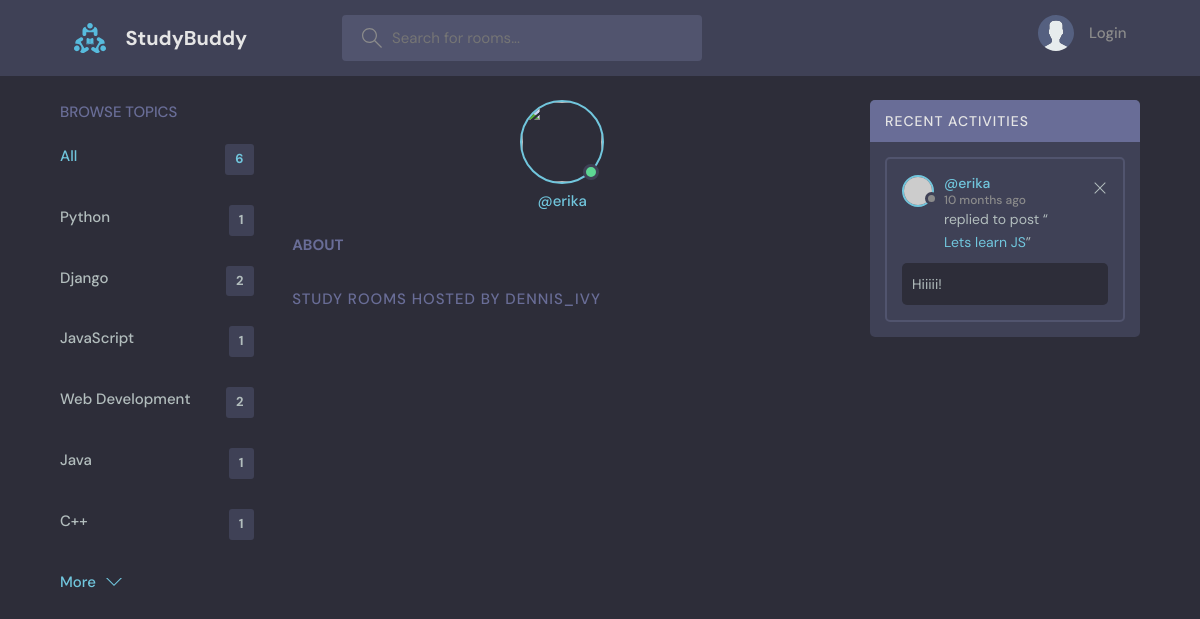
Screenshot of /profile/4 with the database file from the repository.
### base_app/models.py (models this page shows, shortened)
class Topic(models.Model):
    name = models.CharField(max_length=200)

class Message(models.Model):
    user = models.ForeignKey(User, on_delete=models.CASCADE)
    room = models.ForeignKey(Room, on_delete=models.CASCADE)
    body = models.TextField()
    updated = models.DateTimeField(auto_now=True)
    created = models.DateTimeField(auto_now_add=True)   #field change only the first time
    class Meta:
        ordering = ['-updated', '-created']
    def __str__(self) -> str:
        return self.body[0:50]

class Room(models.Model):       #OEM: id gets created automatically
    host = models.ForeignKey(User, on_delete=models.SET_NULL, null=True)
    topic = models.ForeignKey(Topic, on_delete=models.SET_NULL, null=True)
    name = models.CharField(max_length=200)
    description = models.TextField(null=True, blank=True)
    participants = models.ManyToManyField(User, related_name='participants', blank=True)    #OEM: See what is the role of related_name
    updated = models.DateTimeField(auto_now=True)
    created = models.DateTimeField(auto_now_add=True)   #field change only the first time##
    class Meta:
        ordering = ['-updated', '-created']     #This specifies the order in which the rows will appear (if we remove '-' it will be from the oldest to the newest)
    def __str__(self) -> str:
        return self.name

### base_app/views.py (the view)
# urls.py: path('profile/<int:pk>', views.profilePage, name="user-profile"),
def profilePage(request, pk):
    user = User.objects.get(id=pk)
    rooms = user.room_set.all()
    room_messages = user.message_set.all()
    topics = Topic.objects.all()
    context = {'user': user, 'rooms': rooms, 'topics': topics, 'room_messages': room_messages}
    return render(request, 'base_app/profile.html', context)

### base_app/templates/base_app/profile.html (shortened to what this page needs)
{% extends 'main.html' %}
{% block content %}
<main class="profile-page layout layout--3">
  <div class="container">
    {% include 'base_app/topics_component.html' %}
    <div class="roomList">
      <div class="profile">
        <div class="profile__avatar">
          <div class="avatar avatar--large active">
            <img src="{{user.avatar.url}}" />
          </div>
        </div>
        <div class="profile__info">
          <p>@{{user.username}}</p>
        </div>
        <div class="profile__about">
          <h3>About</h3>
        </div>
      </div>
      <div class="roomList__header">
        <div>
          <h2>Study Rooms Hosted by dennis_ivy</a>
          </h2>
        </div>
      </div>
    </div>
    {% include 'base_app/activity_component.html' %}
  </div>
</main>
{% endblock content %}

### base_app/templates/base_app/topics_component.html
<div class="topics">
    <div class="topics__header">
    <h2>Browse Topics</h2>
    </div>
    <ul class="topics__list">
    <li>
        <a href="{% url 'home' %}" class="active">All <span>{{topics.count}}</span></a>
    </li>
    <li>
        {% for topic in topics %}
        <a href="{% url 'home' %}?q={{topic.name}}">{{ topic.name }}<span>{{topic.room_set.all.count}}</span></a>
        {% endfor %}
    </li>
    </ul>
    <a class="btn btn--link" href="{% url 'topics' %}">
    More
    <svg version="1.1" xmlns="http://www.w3.org/2000/svg" width="32" height="32" viewBox="0 0 32 32">
        <title>chevron-down</title>
        <path d="M16 21l-13-13h-3l16 16 16-16h-3l-13 13z"></path>
    </svg>
    </a>
</div>

### base_app/templates/base_app/activity_component.html
<div class="activities">
    <div class="activities__header">
        <h2>Recent Activities</h2>
    </div>
    {% for msg in room_messages %}
    <div class="activities__box">
        <div class="activities__boxHeader roomListRoom__header">
        <a href="{% url 'user-profile' msg.user.id %}" class="roomListRoom__author">
            <div class="avatar avatar--small">
            <img src="https://randomuser.me/api/portraits/women/11.jpg" />
            </div>
            <p>
            @{{msg.user}}
            <span>{{msg.created|timesince}} ago</span>
            </p>
        </a>
        <div class="roomListRoom__actions">
            <a href="{% url 'delete-message' msg.id %}">
            <svg version="1.1" xmlns="http://www.w3.org/2000/svg" width="32" height="32" viewBox="0 0 32 32">
                <title>remove</title>
                <path
                d="M27.314 6.019l-1.333-1.333-9.98 9.981-9.981-9.981-1.333 1.333 9.981 9.981-9.981 9.98 1.333 1.333 9.981-9.98 9.98 9.98 1.333-1.333-9.98-9.98 9.98-9.981z"
                ></path>
            </svg>
            </a>
        </div>
        </div>
        <div class="activities__boxContent">
        <p>replied to post “<a href="{% url 'room_name' msg.room.id %}">{{ msg.room }}</a>”</p>
        <div class="activities__boxRoomContent">
            {{msg}}
        </div>
        </div>
    </div>
    {% endfor %}
</div>

### rows the page displays
Topic: name "Python", room_set.all.count "1"
Topic: name "Django", room_set.all.count "2"
Topic: name "JavaScript", room_set.all.count "1"
Topic: name "Web Development", room_set.all.count "2"
Topic: name "Java", room_set.all.count "1"
Topic: name "C++", room_set.all.count "1"
Message: user "erika", created "10 months", room "Lets learn JS", body "Hiiiii!"

### other values shown
{{ topics.count }} "6"
{{ user.username }} "erika"
